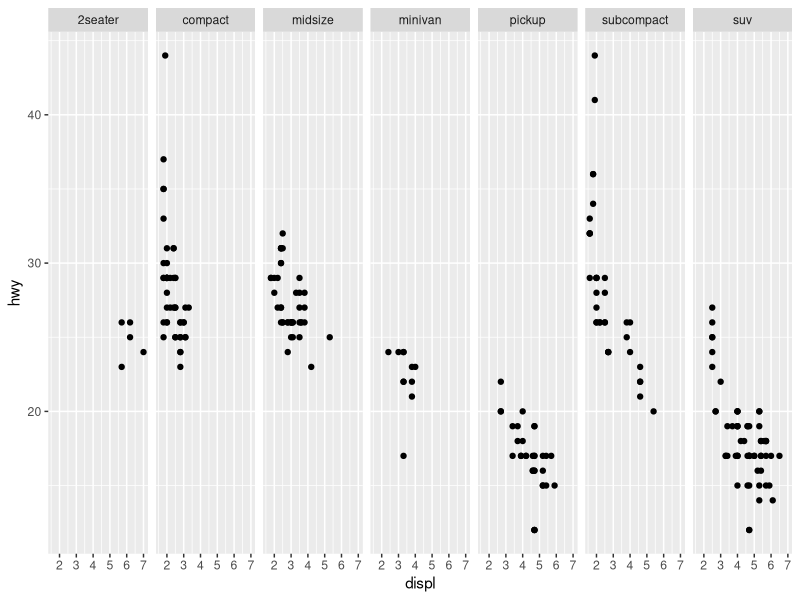
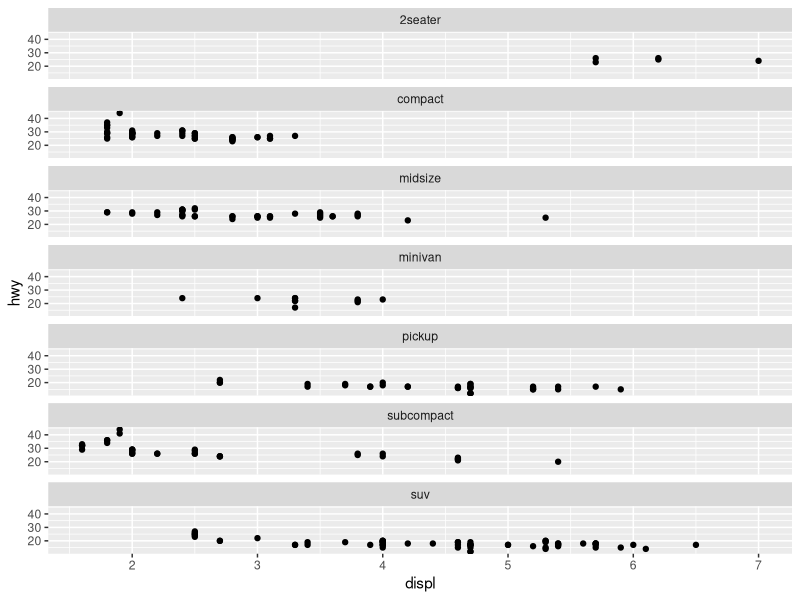
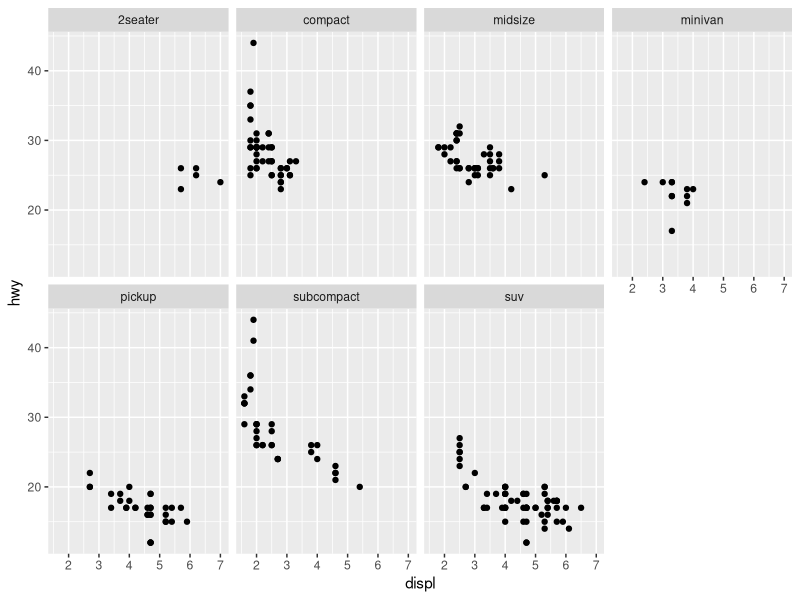
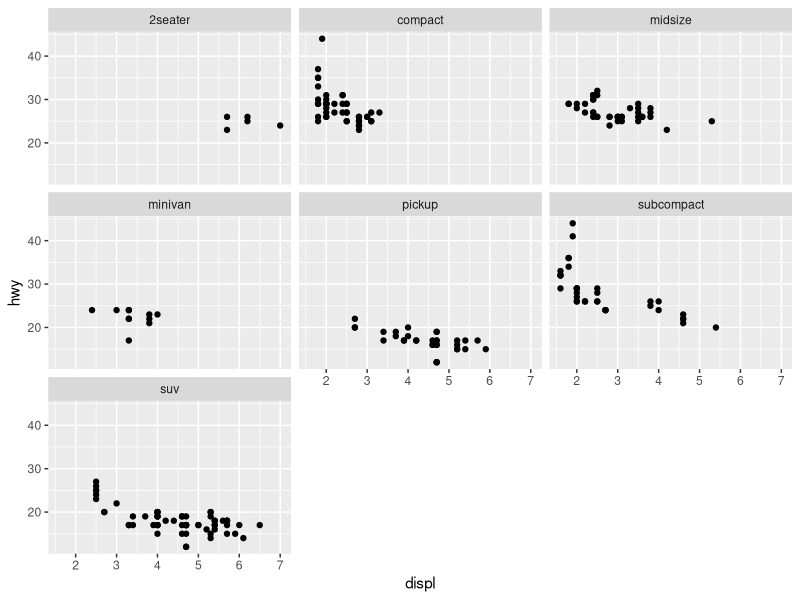
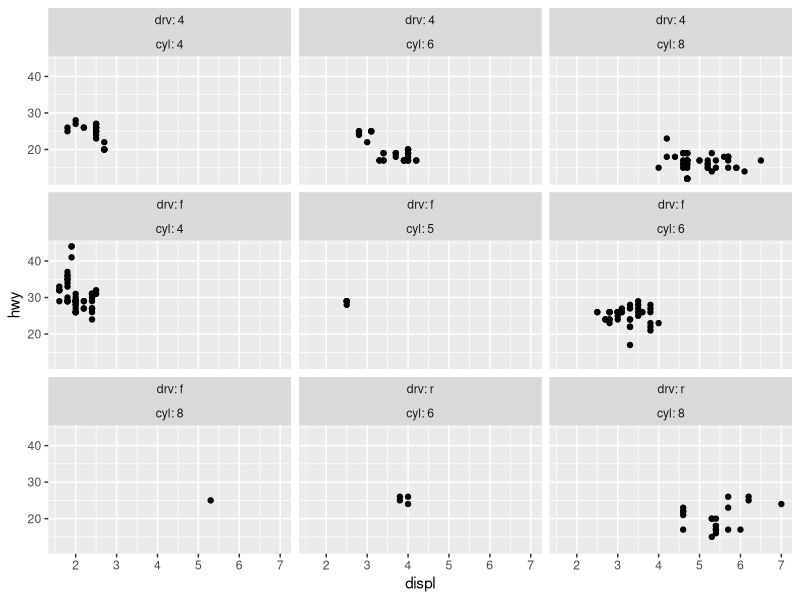
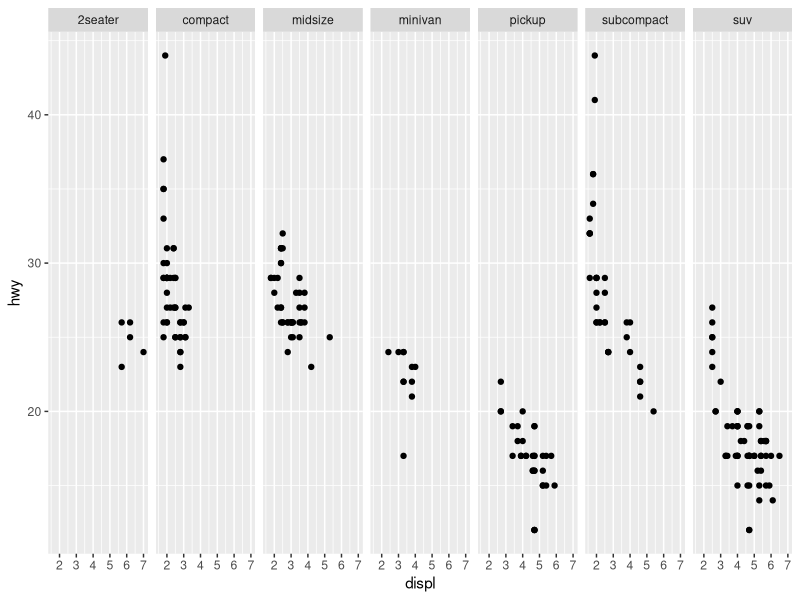
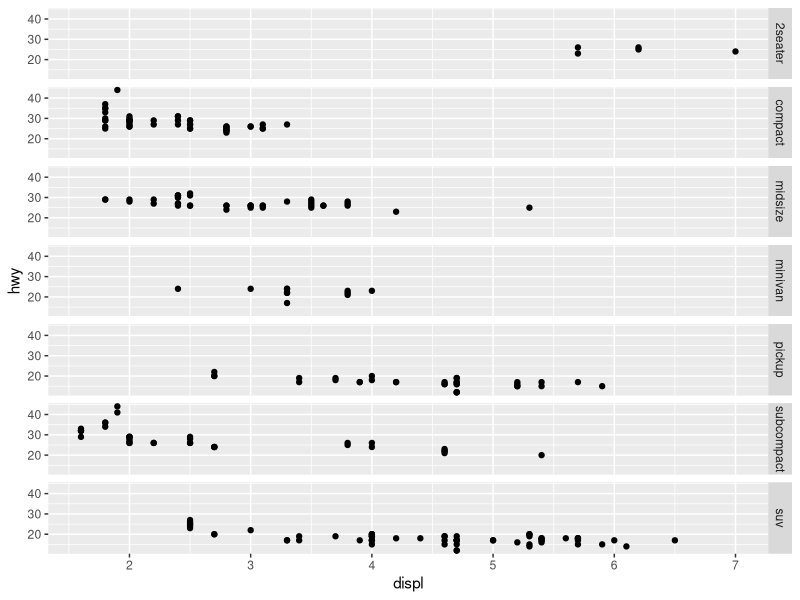
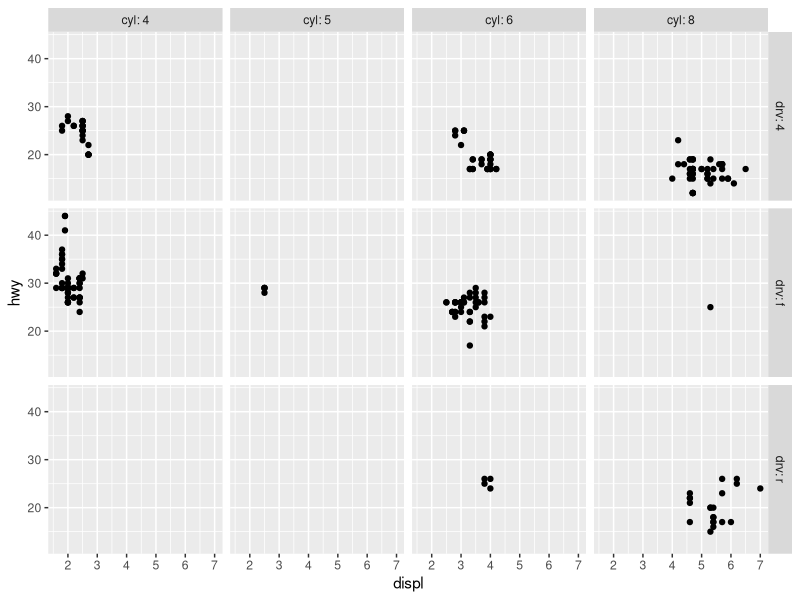

Recreate these plots in R, in order.
library(tidyverse)

tail(mpg)
head(mpg)
nrow(mpg)
ncol(mpg)

count(mpg, class, drv)
count(mpg, drv, class)

nrow(mtcars)
ncol(mtcars)
glimpse(mtcars)

# initialize the plot
plt <- ggplot(data = mpg)

# define the x-y mapping aesthetics
viz_lyr <- aes(x = displ, y = hwy)
# viz_lyr <- aes(x = hwy, y = cyl)
# viz_lyr <- aes(x = class, y = drv)

# viz_lyr <- aes(x = displ, y = hwy, colour = class)    # unordered = unordered
# viz_lyr <- aes(x = displ, y = hwy, size = class)      # ordered = unordered
# viz_lyr <- aes(x = displ, y = hwy, alpha = class)     # ordered = unordered
# viz_lyr <- aes(x = displ, y = hwy, shape = class)     # unordered = unordered

# viz_lyr <- aes(x = displ, y = hwy, colour = cty)      # scaled = ordered
# viz_lyr <- aes(x = displ, y = hwy, size = cty)        # scaled = ordered
# viz_lyr <- aes(x = displ, y = hwy, alpha = cty)       # scaled = ordered
# viz_lyr <- aes(x = displ, y = hwy, shape = cty)       # error

# viz_lyr <- aes(x = displ, y = hwy, colour = cty, size = cty)
# viz_lyr <- aes(x = displ, y = hwy, alpha = cty, size = cty)
# viz_lyr <- aes(x = displ, y = hwy, alpha = cty, colour = cty)
# viz_lyr <- aes(x = displ, y = hwy, colour = hwy, size = displ)
# viz_lyr <- aes(x = displ, y = hwy, colour = displ, size = hwy)
# viz_lyr <- aes(x = displ, y = hwy, colour = cty, size = year)
# viz_lyr <- aes(x = displ, y = hwy, colour = year, size = cty)
# viz_lyr <- aes(x = displ, y = hwy, alpha = cty, size = year)
# viz_lyr <- aes(x = displ, y = hwy, alpha = year, size = cty)

# viz_lyr <- aes(x = displ, y = hwy, color = displ < 5 | hwy <= 20)
# viz_lyr <- aes(x = displ, y = hwy, color = displ > 5 & hwy > 20)

# do the plotting
# plt + geom_point(mapping = viz_lyr)
# plt + geom_point(mapping = viz_lyr, color = "#1068B5")
# plt + geom_point(
#   mapping = viz_lyr,
#   shape = 23, color = 'blue', fill = 'green', size = 2, stroke = 1
#   )
# plt + geom_count(mapping = viz_lyr)

count(mpg, drv)
count(mpg, cyl)
count(mpg, drv, cyl)

# facets for categorical variables
# one variable at a time
plt + geom_point(mapping = viz_lyr) + facet_wrap(~ class, nrow = 1)
plt + geom_point(mapping = viz_lyr) + facet_wrap(~ class, ncol = 1)
plt + geom_point(mapping = viz_lyr) + facet_wrap(~ class, nrow = 2)
plt + geom_point(mapping = viz_lyr) + facet_wrap(~ class)
plt + geom_point(mapping = viz_lyr) + facet_wrap(drv ~ cyl, labeller = labeller(drv = label_both, cyl = label_both))
# two variables at a time
plt + geom_point(mapping = viz_lyr) + facet_grid(. ~ class)
plt + geom_point(mapping = viz_lyr) + facet_grid(class ~ .)
plt + geom_point(mapping = viz_lyr) + facet_grid(drv ~ cyl, labeller = labeller(drv = label_both, cyl = label_both))
plt + geom_point(mapping = viz_lyr) + facet_grid(. ~ cyl)
plt + geom_point(mapping = viz_lyr) + facet_grid(drv ~ .)

